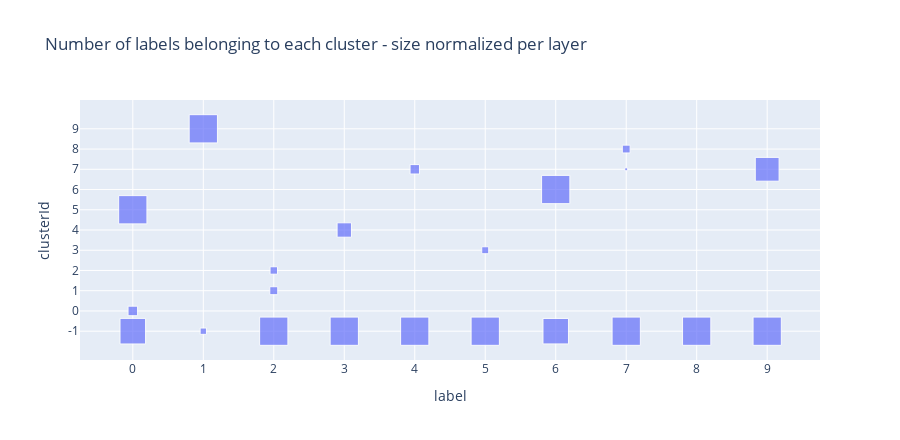

Source (notebook cell):
### Code cell
nap.summary(5)

### Figure 1 — Plotly figure (JSON) as saved in the notebook; plotly's stock layout.template omitted (floating-point values rounded to 4 significant figures)
{"data": [{"hovertemplate": "label=%{x}<br>clusterId=%{y}<br>counts_within_label_norm=%{marker.size}<extra></extra>", "legendgroup": "", "marker": {"color": "#636efa", "size": [0.8182, 0.05, 1, 1, 1, 1, 0.8125, 1, 1, 1, 0.1136, 0.07921, 0.06931, 0.06098, 0.2588, 1, 1, 0.1111, 0.01099, 0.7091, 0.07692, 1], "sizemode": "area", "sizeref": 0.0025, "symbol": "square"}, "mode": "markers", "name": "", "orientation": "v", "showlegend": false, "type": "scatter", "x": [0, 1, 2, 3, 4, 5, 6, 7, 8, 9, 0, 2, 2, 5, 3, 0, 6, 4, 7, 9, 7, 1], "xaxis": "x", "y": [-1, -1, -1, -1, -1, -1, -1, -1, -1, -1, 0, 1, 2, 3, 4, 5, 6, 7, 7, 7, 8, 9], "yaxis": "y"}], "layout": {"height": 440, "legend": {"itemsizing": "constant", "tracegroupgap": 0}, "title": {"text": "Number of labels belonging to each cluster - size normalized per layer"}, "xaxis": {"anchor": "y", "domain": [0, 1], "title": {"text": "label"}, "type": "category"}, "yaxis": {"anchor": "x", "domain": [0, 1], "title": {"text": "clusterId"}, "type": "category"}}}
